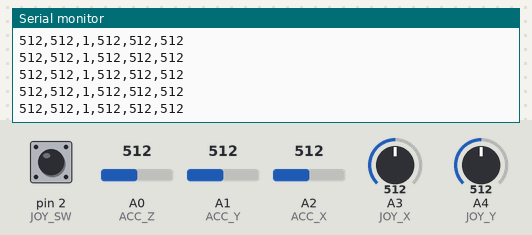
The sketch below on a simulated Arduino Uno, built with avr-gcc and run on an emulated ATmega328P. On the bench: the last lines printed to the serial monitor. The inputs (shaded band) are chosen by the test bench; at power-on: A0 (ACC_Z) = 512, A1 (ACC_Y) = 512, A2 (ACC_X) = 512, A3 (JOY_X) = 512, A4 (JOY_Y) = 512, pin 2 (JOY_SW) HIGH.

Above: at 1.2 s.
1.3 s: A0 (ACC_Z) set to 716
At 2.0 s:
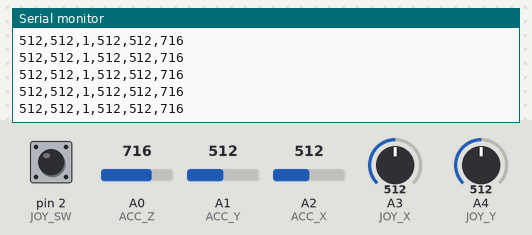
2.8 s: A1 (ACC_Y) set to 716
At 3.8 s:
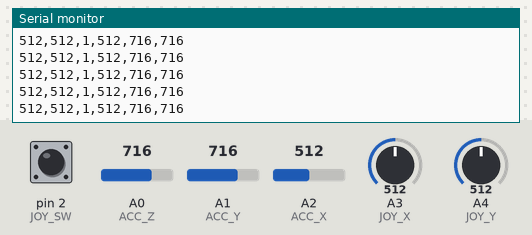
4.3 s: A2 (ACC_X) set to 716
At 5.4 s:
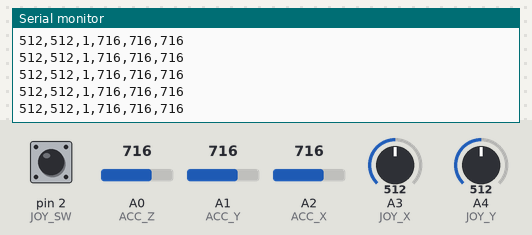
5.8 s: A3 (JOY_X) set to 716
At 6.4 s:
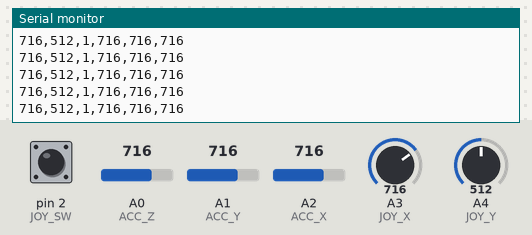
7.3 s: A4 (JOY_Y) set to 30
At 8.0 s:
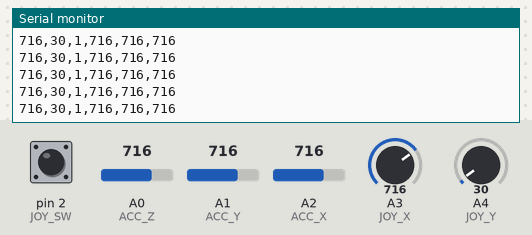

The sketch:

sketch_may20a.ino
```cpp
const int JOY_X  = A3;   // joystick asse X  (analogico)
const int JOY_Y  = A4;   // joystick asse Y  (analogico)
const int JOY_SW = 2;    // joystick pulsante (digitale)

const int ACC_X  = A2;   // MMA7361 asse X (analogico)
const int ACC_Y  = A1;   // MMA7361 asse Y (analogico)
const int ACC_Z  = A0;   // MMA7361 asse Z (analogico)

void setup() {
  Serial.begin(115200);
  pinMode(JOY_SW, INPUT_PULLUP);
}

void loop() {
  int jx  = analogRead(JOY_X);     // 0–1023
  int jy  = analogRead(JOY_Y);     // 0–1023
  int sw  = digitalRead(JOY_SW);   // 0 o 1

  int ax  = analogRead(ACC_X);     // 0–1023
  int ay  = analogRead(ACC_Y);     // 0–1023
  int az  = analogRead(ACC_Z);     // 0–1023

  Serial.print(jx);  Serial.print(",");
  Serial.print(jy);  Serial.print(",");
  Serial.print(sw);  Serial.print(",");
  Serial.print(ax);  Serial.print(",");
  Serial.print(ay);  Serial.print(",");
  Serial.println(az);

  delay(20);
}
```

Measured:
- after the input at 1.3 s, the serial monitor: prints a new line at once (image 1)
- after the input at 2.8 s, the serial monitor: prints a new line at once (image 2)
- after the input at 4.3 s, the serial monitor: prints a new line at once (image 3)
- after the input at 5.8 s, the serial monitor: prints a new line at once (image 4)
- after the input at 7.3 s, the serial monitor: prints a new line at once (image 5)
